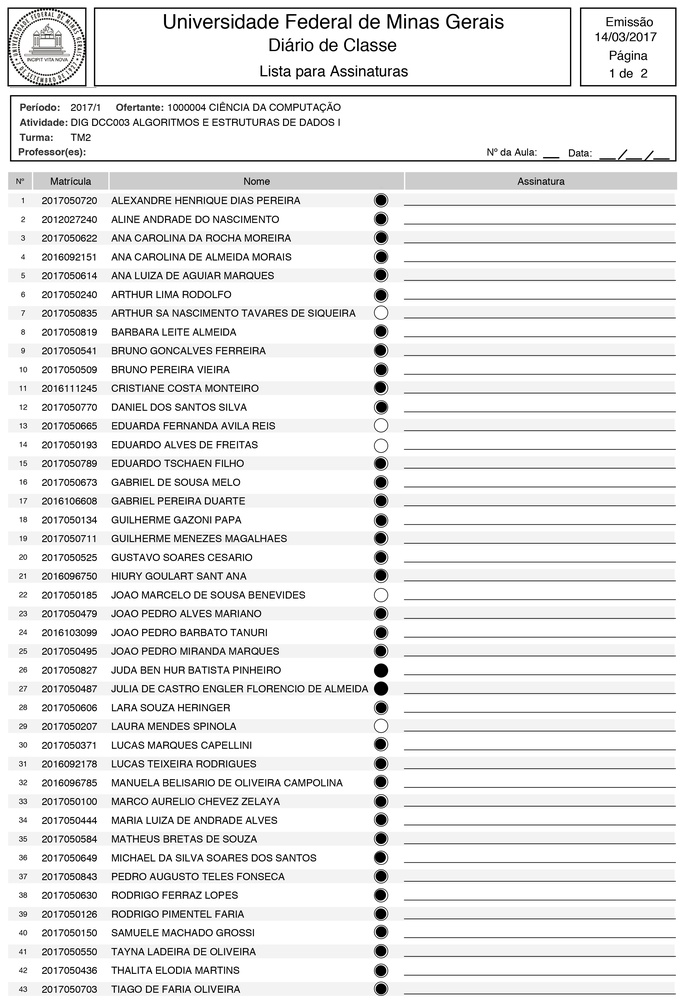
#> input picture poc/novo_assinar.jpg, 684 x 1000 px, shrunk from 2275 x 3328 before the run
$ python poc.py   (older library calls are emulated)
#> lines starting #> are read from the running program, lines starting #| are printed output that depends on the picture; after the words box and inside, x2 and y2 are one past the last pixel; in counts of white or black regions, pixels touching at a corner belong together
### poc/ocr.py
import cv2
import numpy as np
import pytesseract
import unicodedata
from PIL import Image

def ocr_ocr():
    # Abre arquivo de saida .txt
    saida = open("presenca.txt", 'a')

    # Abre a image para leitura
    img = cv2.imread('novo_assinar.jpg')

    ret,thresh1 = cv2.threshold(img,127,255,cv2.THRESH_BINARY)
    cv2.imwrite("contour11.jpg", thresh1)

    im = Image.open("contour11.jpg")
    # Aplica o OCR
    text = pytesseract.image_to_string(im)

    # Convertendo unicode para string
    convert_text = unicodedata.normalize('NFKD', text).encode('ascii','ignore')

    # Coloca o conteudo em uma lista
    conteudo = []
    for line in convert_text.splitlines():
        conteudo.append(line)

    for element in conteudo:
        if element == 'OOOOOOO':
            conteudo.remove(element)

    for element in conteudo:
        if element == ' ':
            conteudo.remove(element)

    for i in range(10):
        for element in conteudo:
            if element == '':
                conteudo.remove(element)
    ii = 10
    nconteudo = []
    while ii < conteudo.__len__():
        nconteudo.append(conteudo[ii])
        ii += 1

    # Fecha o arquivo de saida
    saida.close()

    return nconteudo

# [2 lines that do not run on import are left out]

### poc/poc.py
import cv2
import numpy as np
import pytesseract
import ocr
# open image:
img = cv2.imread('novo_assinar.jpg')
#> img is the input picture: shape (1000, 684, 3); mean B, G, R 233.2, 233.2, 233.2

ret, thresh = cv2.threshold(cv2.cvtColor(img.copy(), cv2.COLOR_BGR2GRAY), 150, 255, cv2.THRESH_BINARY_INV)
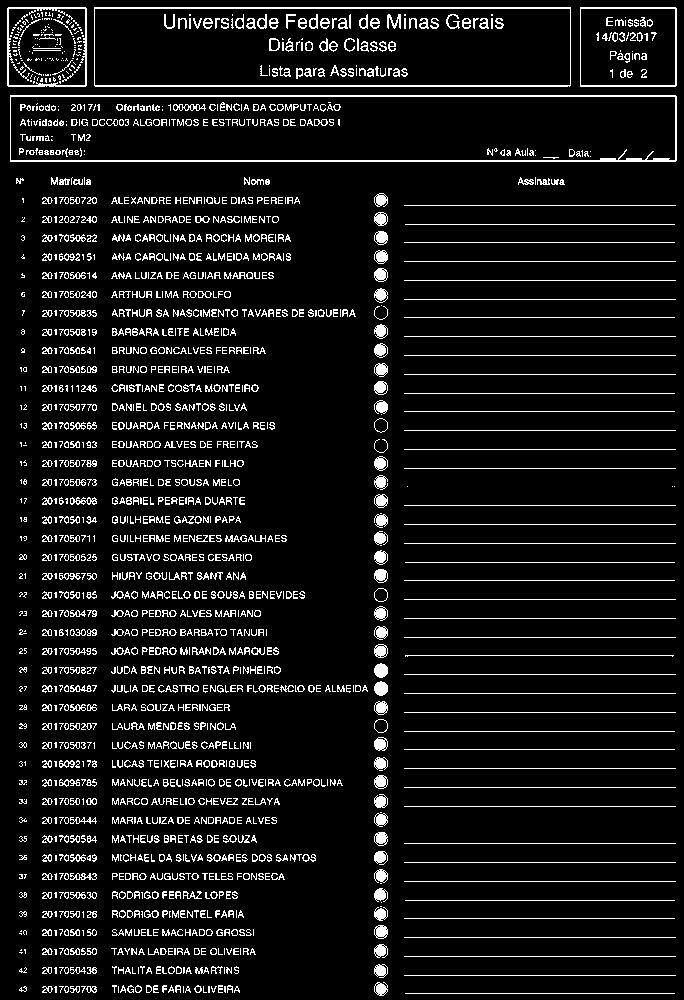
#> thresh: shape (1000, 684); 8.6% white in thin lines or dots
kernel = cv2.getStructuringElement(cv2.MORPH_CROSS, (3, 3))
dilated = cv2.dilate(thresh, kernel, iterations=0)
# image, contours, hier = cv2.findContours(dilated, cv2.RETR_EXTERNAL, cv2.CHAIN_APPROX_SIMPLE)

font = cv2.FONT_HERSHEY_SIMPLEX


teste = ocr.ocr_ocr()
#> in ocr_ocr, `ret,thresh1 = cv2.threshold(img,127,255,cv2.THRESH_BINARY)`:
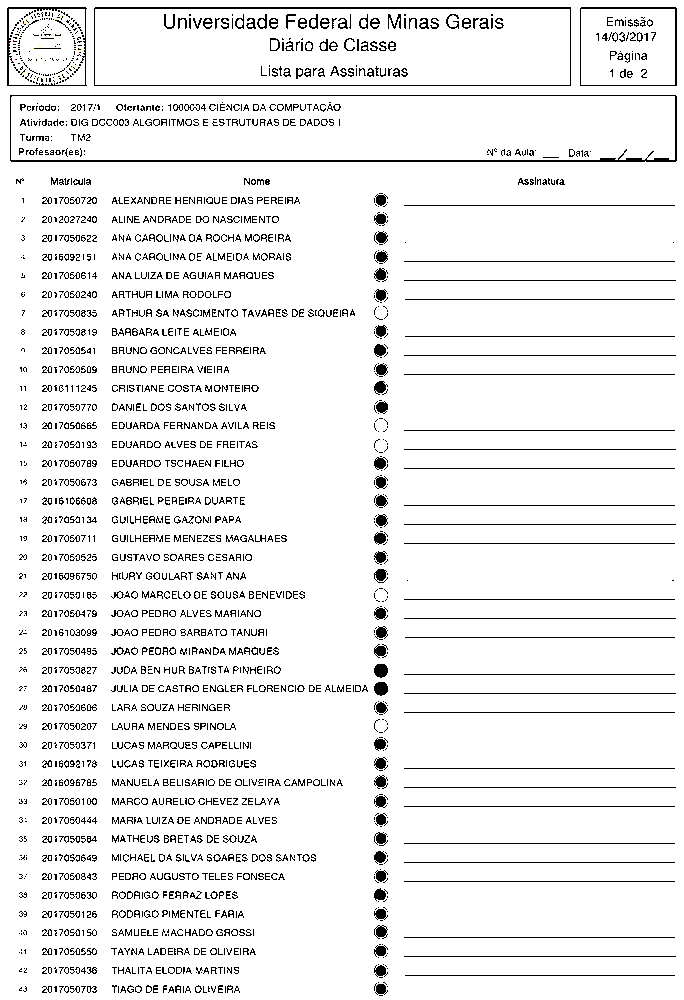
#> thresh1: shape (1000, 684, 3); mean B, G, R 236.9, 236.9, 236.9
#> (the run stopped early here; a loop or call above may not have finished)

$ run again, with poc/3.jpg copied over poc/novo_assinar.jpg
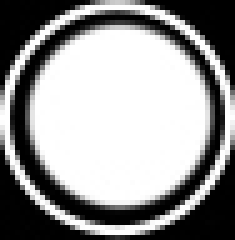
#> input picture poc/3.jpg, 47 x 48 px (shown 5 times larger)
#> img is the input picture: shape (48, 47, 3); min 0, max 255, mean 151.1
#> `ret, thresh = cv2.threshold(cv2.cvtColor(img.copy(), cv2.COLOR_BGR2GRA..`:
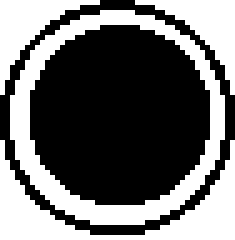
#> thresh: shape (48, 47) (shown 5 times larger); 42.3% white; 4 white regions, box (x1, y1, x2, y2) and area: (2, 2, 45, 45) 423, (0, 28, 47, 48) 279, (27, 0, 47, 19) 127, (0, 0, 20, 19) 126
#> in ocr_ocr, `ret,thresh1 = cv2.threshold(img,127,255,cv2.THRESH_BINARY)`:
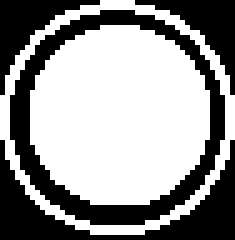
#> thresh1: shape (48, 47, 3) (shown 5 times larger); 58.8% white; 4 black regions, box (x1, y1, x2, y2) and area: (2, 2, 45, 45) 410, (0, 28, 47, 48) 277, (0, 0, 20, 19) 121, (27, 0, 47, 19) 121
